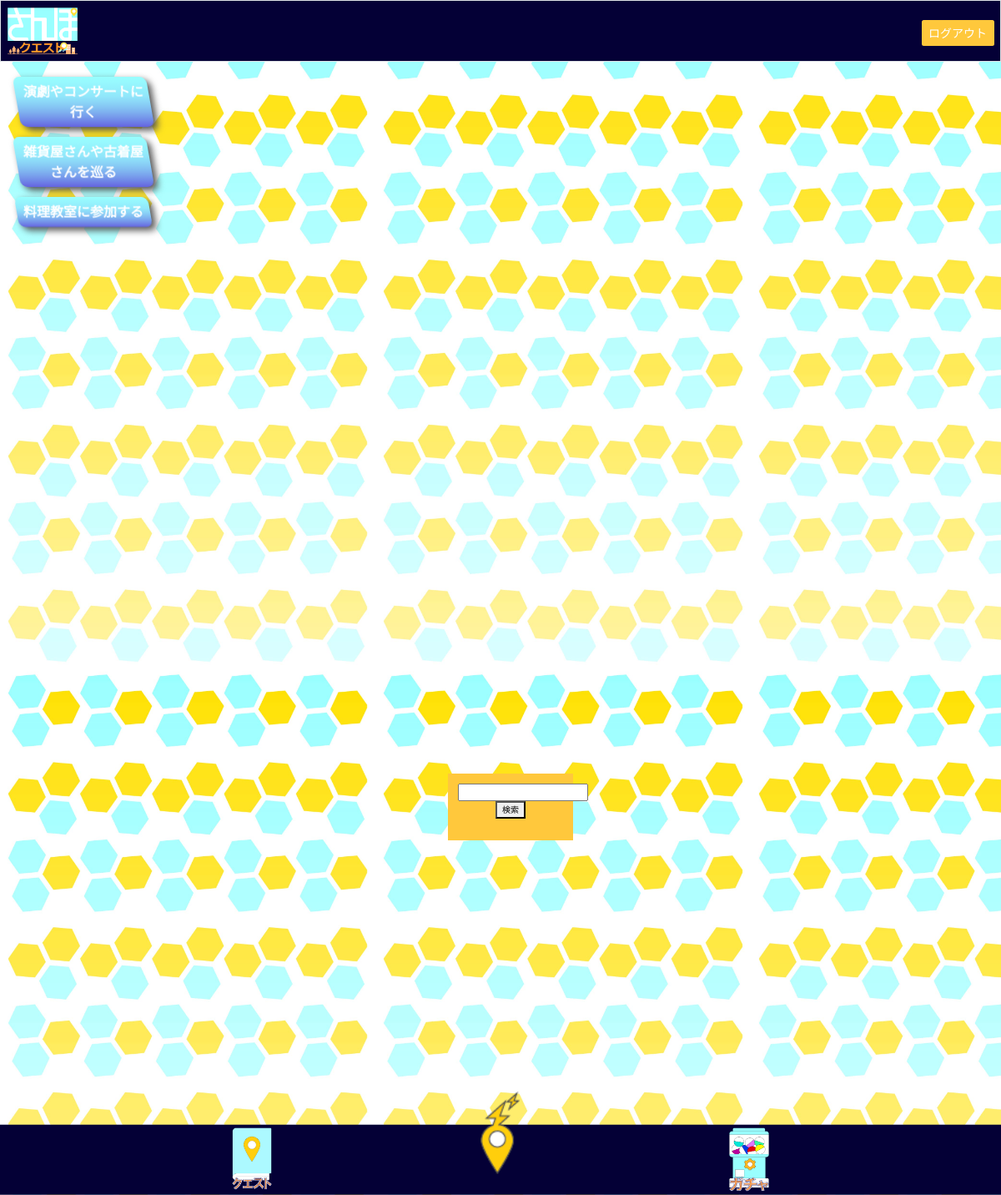
The page / (signed in) on the database its author committed.
### tables this page shows
CREATE TABLE dailys(
id INTEGER PRIMARY KEY AUTOINCREMENT NOT NULL,
choice TEXT NOT NULL,
boolean_clear INTEGER NOT NULL DEFAULT 0
);

### src/app.py (the view)
@app.route("/")
@login_required
def index():
    conn = sqlite3.connect("../db/gacha.db")
    cur = conn.cursor()
    db = cur.execute("SELECT * FROM dailys")
    dailys = db.fetchall()
    return render_template("index.html",dailys=dailys)

### src/app.py (called while the page is built)
def login_required(f):
    @wraps(f)
    def decorated_function(*args, **kwargs):
        if session.get("user_id") is None:
            return redirect("/login")
        return f(*args, **kwargs)
    return decorated_function

### src/templates/index.html (shortened to what this page needs)
{% extends "layout.html" %}
{% block main %}
<div id="map"></div>
<div id="daily_container">
  {% for daily in dailys %}
  <div class="dailyquest_home"><p>{{ daily[1] }}</p></div>
  {% endfor %}
</div>
<div id="kensaku">
  <input type="text" id="keyword" autocomplete="off"> </input>
   <button id="get_location">検索</button>
</div>
{% endblock %}
{% block footer %}
    <img id="reload" src="../static/images/reload.png" style="width:4.8rem;" onClick="initMap()">
{% endblock %}

### src/static/styles.css (style rules this page uses)
html { font-size:62.5%; height:100%; }
body { height: 100%; margin: 0; background-image:url(../static/images/background.jpg); background-size: contain; }
p { font-size:1.6rem; }
#reload { position:absolute; bottom:2.4rem; }
.dailyquest_home { display:block; filter:drop-shadow(0.4rem 0.4rem 0.4rem #505050); width: 20%; min-width: 16rem; max-width: 60rem; margin: 1.2rem; background: linear-gradient(#99ffff,70%,#6464e0); border-radius: 0.8rem; -webkit-transform: skew(10deg); }
.dailyquest_home p { padding: 0.6rem; color:#fff; -webkit-transform: skew(-10deg); font-weight: bold; }
.no_scroll { position:fixed; left:0; right:0; overflow:hidden; }

### src/templates/index.html (style rules this page uses)
#map { height: 90%; position: absolute; top:0; left:0; right:0; z-index: 0; }
#kensaku { display:block; position: relative; top:60%; left:1.2rem; z-index: 2000; padding:1.2rem; margin: auto; height:8rem; width:15rem; background-color: #FFC83C; }
#daily_container { display:block; position: absolute; top:8rem; z-index: 2000; height:8rem; width:15rem; }
input { display:block; margin:auto; }

### rows shown on the page
dailys: choice "演劇やコンサートに行く"
dailys: choice "雑貨屋さんや古着屋さんを巡る"
dailys: choice "料理教室に参加する"
